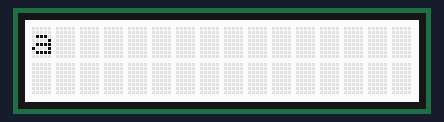
The sketch below on a simulated Arduino Uno, built with avr-gcc and run on an emulated ATmega328P. Parts: 16×2 character LCD.

Above: at 0.16 s.
At 5.0 s:
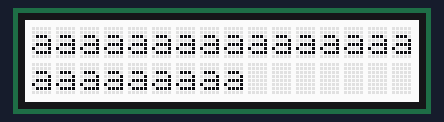
At 10.05 s:
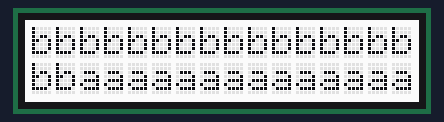
At 19.94 s:
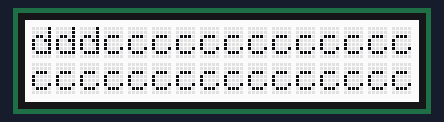
At 29.83 s:
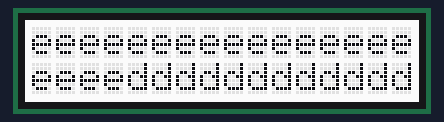
At 39.72 s:
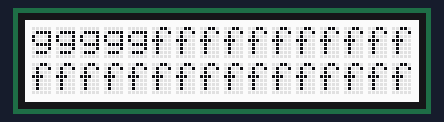

The sketch:

setCursor.ino
```cpp
// (licence header left out)
#include <Wire.h>
#include "rgb_lcd.h"

rgb_lcd lcd;

const int numRows = 2;
const int numCols = 16;

void setup()
{
    // set up the LCD's number of columns and rows:
    lcd.begin(numCols,numRows);
}

void loop() {
    // loop from ASCII 'a' to ASCII 'z':
    for (int thisLetter = 'a'; thisLetter <= 'z'; thisLetter++) {
        // loop over the columns:
        for (int thisCol = 0; thisCol < numRows; thisCol++) {
            // loop over the rows:
            for (int thisRow = 0; thisRow < numCols; thisRow++) {
                // set the cursor position:
                lcd.setCursor(thisRow,thisCol);
                // print the letter:
                lcd.write(thisLetter);
                delay(200);
            }
        }
    }
}

/*********************************************************************************************************
  END FILE
*********************************************************************************************************/
```
